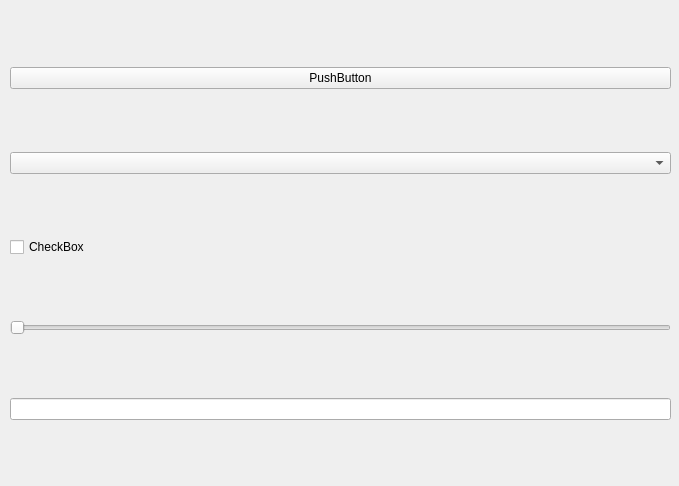
<?xml version="1.0" encoding="UTF-8"?>
<ui version="4.0">
 <class>Form</class>
 <widget class="QWidget" name="Form">
  <property name="geometry">
   <rect>
    <x>0</x>
    <y>0</y>
    <width>679</width>
    <height>486</height>
   </rect>
  </property>
  <property name="windowTitle">
   <string>Form</string>
  </property>
  <widget class="QWidget" name="verticalLayoutWidget">
   <property name="geometry">
    <rect>
     <x>10</x>
     <y>10</y>
     <width>661</width>
     <height>471</height>
    </rect>
   </property>
   <layout class="QVBoxLayout" name="verticalLayout">
    <item>
     <widget class="QPushButton" name="pushButton">
      <property name="text">
       <string>PushButton</string>
      </property>
     </widget>
    </item>
    <item>
     <widget class="QComboBox" name="comboBox"/>
    </item>
    <item>
     <widget class="QCheckBox" name="checkBox">
      <property name="text">
       <string>CheckBox</string>
      </property>
     </widget>
    </item>
    <item>
     <widget class="QSlider" name="horizontalSlider">
      <property name="orientation">
       <enum>Qt::Horizontal</enum>
      </property>
     </widget>
    </item>
    <item>
     <widget class="QLineEdit" name="lineEdit"/>
    </item>
   </layout>
  </widget>
 </widget>
 <resources/>
 <connections/>
</ui>
